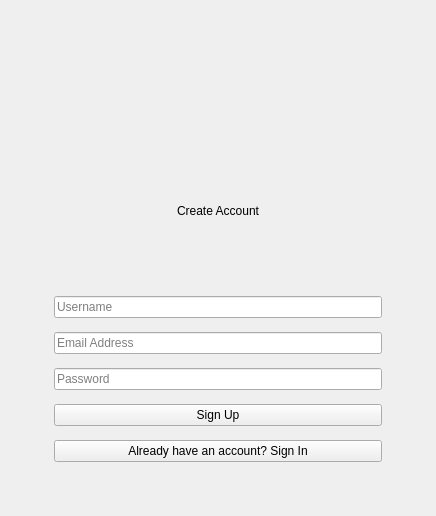
      <widget class="QWidget" name="signup">
       <layout class="QGridLayout" name="gridLayout_signup">
        <item row="0" column="1">
         <spacer name="vSp_up1">
          <property name="orientation">
           <enum>Qt::Vertical</enum>
          </property>
         </spacer>
        </item>
        <item row="1" column="0">
         <spacer name="hSp_up1">
          <property name="orientation">
           <enum>Qt::Horizontal</enum>
          </property>
         </spacer>
        </item>
        <item row="1" column="1">
         <widget class="QFrame" name="formFrame_signup">
          <property name="minimumSize">
           <size>
            <width>400</width>
            <height>480</height>
           </size>
          </property>
          <layout class="QVBoxLayout" name="vbox_signup">
           <property name="spacing">
            <number>14</number>
           </property>
           <property name="leftMargin">
            <number>36</number>
           </property>
           <property name="topMargin">
            <number>36</number>
           </property>
           <property name="rightMargin">
            <number>36</number>
           </property>
           <property name="bottomMargin">
            <number>36</number>
           </property>
           <item alignment="Qt::AlignHCenter">
            <widget class="QLabel" name="logo_up">
             <property name="minimumSize">
              <size>
               <width>72</width>
               <height>72</height>
              </size>
             </property>
             <property name="maximumSize">
              <size>
               <width>72</width>
               <height>72</height>
              </size>
             </property>
             <property name="pixmap">
              <pixmap>logo.svg</pixmap>
             </property>
             <property name="scaledContents">
              <bool>true</bool>
             </property>
            </widget>
           </item>
           <item>
            <widget class="QLabel" name="lbl_signup_title">
             <property name="text">
              <string>Create Account</string>
             </property>
             <property name="alignment">
              <set>Qt::AlignCenter</set>
             </property>
            </widget>
           </item>
           <item>
            <widget class="QLineEdit" name="txt_signup_username">
             <property name="placeholderText">
              <string>Username</string>
             </property>
            </widget>
           </item>
           <item>
            <widget class="QLineEdit" name="txt_signup_email">
             <property name="placeholderText">
              <string>Email Address</string>
             </property>
            </widget>
           </item>
           <item>
            <widget class="QLineEdit" name="txt_signup_password">
             <property name="echoMode">
              <enum>QLineEdit::Password</enum>
             </property>
             <property name="placeholderText">
              <string>Password</string>
             </property>
            </widget>
           </item>
           <item>
            <widget class="QPushButton" name="btn_signup">
             <property name="cursor">
              <cursorShape>PointingHandCursor</cursorShape>
             </property>
             <property name="text">
              <string>Sign Up</string>
             </property>
            </widget>
           </item>
           <item>
            <widget class="QPushButton" name="btn_go_signin">
             <property name="cursor">
              <cursorShape>PointingHandCursor</cursorShape>
             </property>
             <property name="text">
              <string>Already have an account? Sign In</string>
             </property>
            </widget>
           </item>
          </layout>
         </widget>
        </item>
        <item row="1" column="2">
         <spacer name="hSp_up2">
          <property name="orientation">
           <enum>Qt::Horizontal</enum>
          </property>
         </spacer>
        </item>
        <item row="2" column="1">
         <spacer name="vSp_up2">
          <property name="orientation">
           <enum>Qt::Vertical</enum>
          </property>
         </spacer>
        </item>
       </layout>
      </widget>
